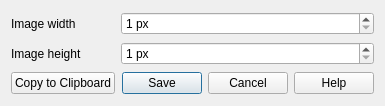
<?xml version="1.0" encoding="UTF-8"?>
<ui version="4.0">
 <class>ImageSaveDialog</class>
 <widget class="QDialog" name="ImageSaveDialog">
  <property name="geometry">
   <rect>
    <x>0</x>
    <y>0</y>
    <width>385</width>
    <height>106</height>
   </rect>
  </property>
  <property name="windowTitle">
   <string>Save Current View as Image</string>
  </property>
  <layout class="QGridLayout" name="gridLayout">
   <item row="2" column="0">
    <widget class="QPushButton" name="pushButton_Copy">
     <property name="text">
      <string>Copy to Clipboard</string>
     </property>
    </widget>
   </item>
   <item row="1" column="0">
    <widget class="QLabel" name="label_2">
     <property name="text">
      <string>Image height</string>
     </property>
    </widget>
   </item>
   <item row="2" column="1">
    <widget class="QDialogButtonBox" name="buttonBox">
     <property name="standardButtons">
      <set>QDialogButtonBox::Cancel|QDialogButtonBox::Help|QDialogButtonBox::Save</set>
     </property>
    </widget>
   </item>
   <item row="0" column="1">
    <widget class="QSpinBox" name="spinBox_Width">
     <property name="suffix">
      <string> px</string>
     </property>
     <property name="minimum">
      <number>1</number>
     </property>
     <property name="maximum">
      <number>99999</number>
     </property>
     <property name="value">
      <number>1</number>
     </property>
    </widget>
   </item>
   <item row="0" column="0">
    <widget class="QLabel" name="label">
     <property name="text">
      <string>Image width</string>
     </property>
    </widget>
   </item>
   <item row="1" column="1">
    <widget class="QSpinBox" name="spinBox_Height">
     <property name="suffix">
      <string> px</string>
     </property>
     <property name="minimum">
      <number>1</number>
     </property>
     <property name="maximum">
      <number>99999</number>
     </property>
     <property name="value">
      <number>1</number>
     </property>
    </widget>
   </item>
  </layout>
 </widget>
 <resources/>
 <connections>
  <connection>
   <sender>buttonBox</sender>
   <signal>accepted()</signal>
   <receiver>ImageSaveDialog</receiver>
   <slot>accept()</slot>
   <hints>
    <hint type="sourcelabel">
     <x>217</x>
     <y>77</y>
    </hint>
    <hint type="destinationlabel">
     <x>164</x>
     <y>50</y>
    </hint>
   </hints>
  </connection>
  <connection>
   <sender>buttonBox</sender>
   <signal>rejected()</signal>
   <receiver>ImageSaveDialog</receiver>
   <slot>reject()</slot>
   <hints>
    <hint type="sourcelabel">
     <x>217</x>
     <y>77</y>
    </hint>
    <hint type="destinationlabel">
     <x>164</x>
     <y>50</y>
    </hint>
   </hints>
  </connection>
 </connections>
</ui>
